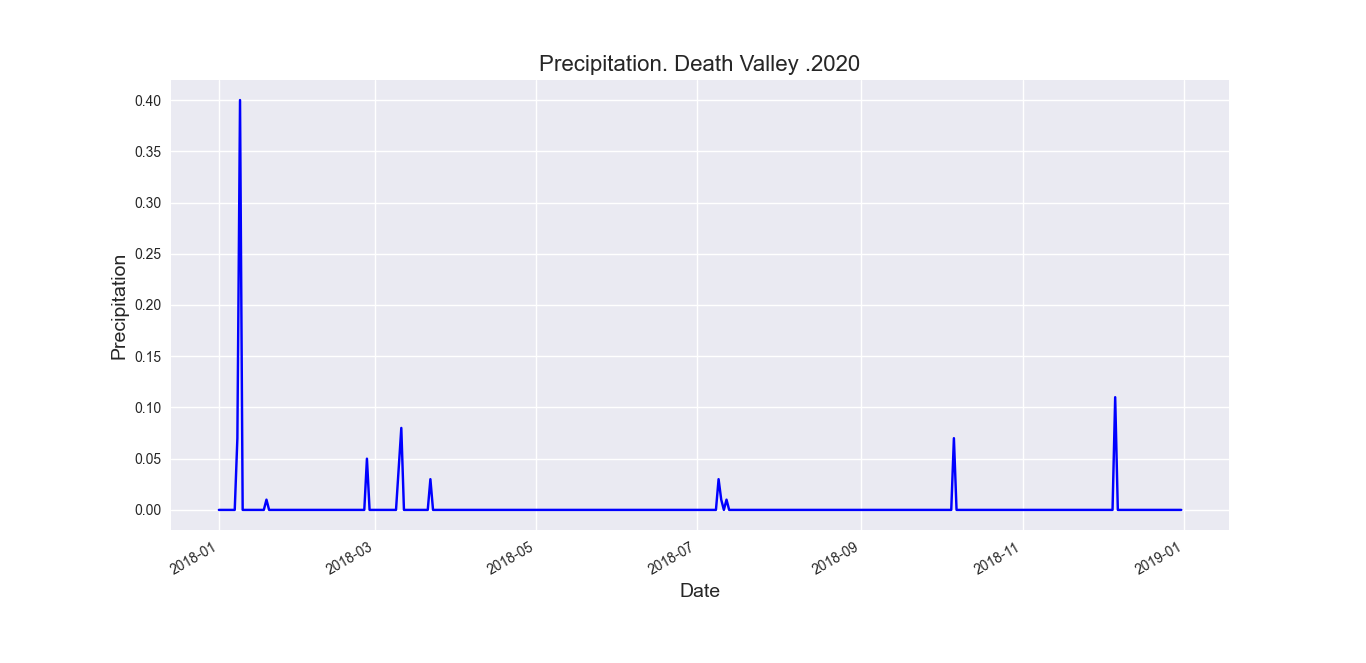

This figure's Python source:
import csv
from matplotlib import pyplot as plt
from datetime import datetime

filename = 'data/death_valley_2018_simple.csv'
with open(filename) as f:
	reader = csv.reader(f)
	title = next(reader)

	for index, header in enumerate(title):
		print(index, header)

	dates, prcp = [], []
	for row in reader:
		date = datetime.strptime(row[2], '%Y-%m-%d')
		p_rcp = float(row[3])
		dates.append(date)
		prcp.append(p_rcp)

plt.style.use('seaborn')
fig, ax = plt.subplots(figsize=(10,9))
ax.plot(dates,prcp, c='blue')
plt.title('Precipitation. Death Valley .2020', fontsize=16)
plt.xlabel('Date', fontsize=14)
plt.ylabel('Precipitation', fontsize=14)
fig.autofmt_xdate()
plt.tick_params(axis='both', which ='minor',width=1, labelsize =12)
plt.show()
